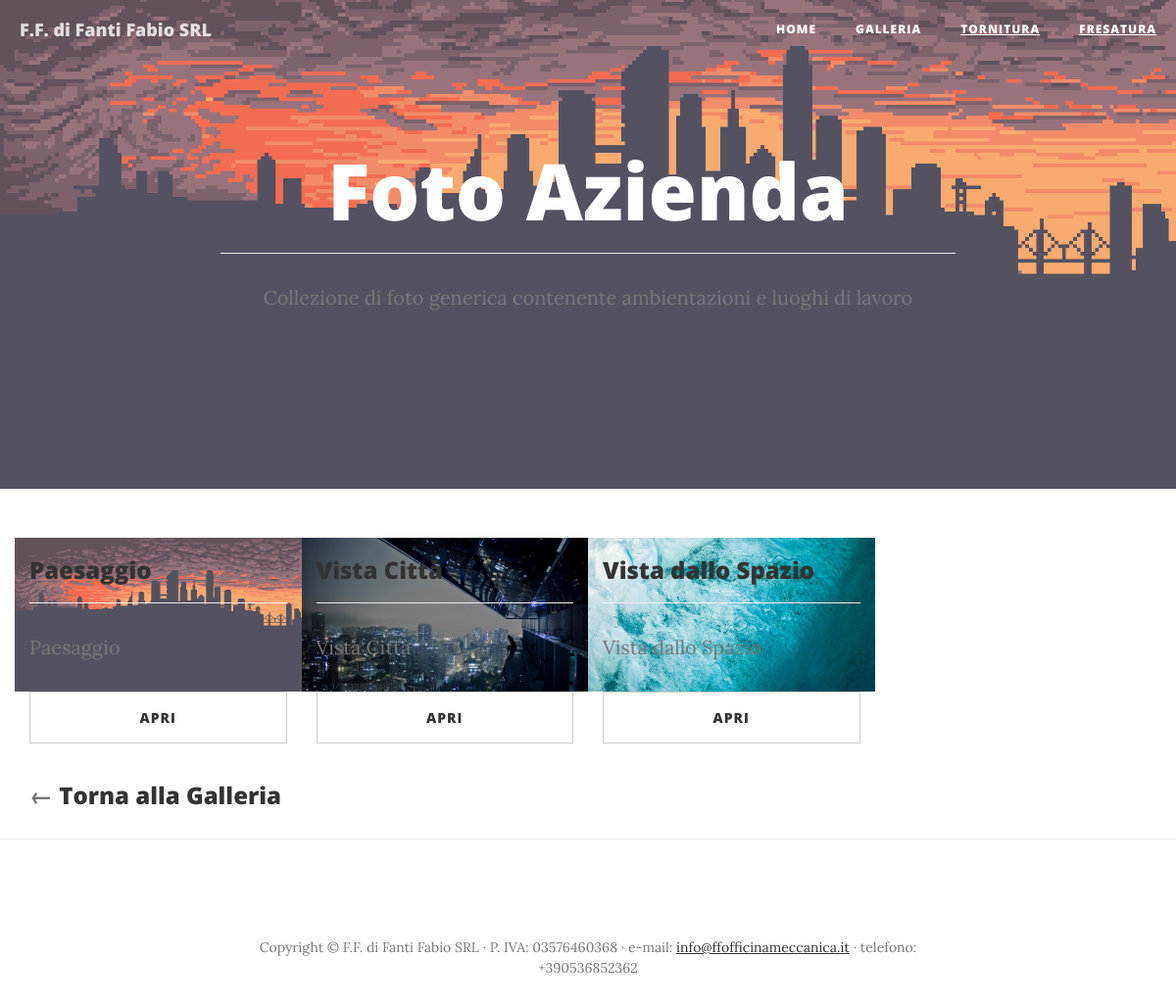
/gallery/1/, run on the app's committed database.
### website/models.py (models this page shows, shortened)
class Paragraphs(models.Model):
    class Meta:
        verbose_name = "Gruppo di Descrizioni e Paragrafi del Sito"
        verbose_name_plural = "Gruppi di Descrizioni e Paragrafi del Sito"
    site_name = models.CharField(max_length=200)
    site_description = models.TextField()
    site_bio = models.TextField()
    header_image = models.ImageField(upload_to="uploads/images/paragraphs")
    gallery_image = models.ImageField(upload_to="uploads/images/paragraphs")
    tornitura_image = models.ImageField(upload_to="uploads/images/paragraphs")
    fresatura_image = models.ImageField(upload_to="uploads/images/paragraphs")
    email = models.EmailField()
    phone = models.CharField(max_length=15)
    address = models.CharField(max_length=100)
    piva = models.CharField(max_length=100)
    tornitura_description = models.TextField()
    fresatura_description = models.TextField()

class Image(models.Model):
    class Meta:
        verbose_name = "Immagine"
        verbose_name_plural = "Immagini"
    file = models.ImageField(upload_to="uploads/images/gallery")
    title = models.CharField(max_length=200)
    caption = models.TextField()
    album = models.ForeignKey(Album, models.CASCADE)

class Album(models.Model):
    class Meta:
        verbose_name = "Album di Immagini"
        verbose_name_plural = "Album di Immagini"
    title = models.CharField(max_length=200)
    caption = models.TextField()
    gallery = models.ForeignKey(Gallery, models.CASCADE)

### website/views.py (the view)
# urls.py: url(r'^gallery/(?P<album_id>[0-9]+)/$', views.album, name='album'),
def album(request, album_id):
    gallery_album = Album.objects.filter(id=album_id).first()
    album_images = Image.objects.filter(album__id=album_id)
    paragraphs = Paragraphs.objects.first()
    context = {
        'gallery_album': gallery_album,
        'album_images': album_images,
        'paragraphs': paragraphs,
    }
    return render(request, 'website/album.html', context)

### website/templates/website/album.html
{% include 'website/header.html' %}
{% load staticfiles %}
    <header class="intro-header" style="background-image: url({{ album_images.first.file.url }})">
        <div class="container">
            <div class="row">
                <div class="col-lg-8 col-lg-offset-2 col-md-10 col-md-offset-1">
                    <div class="site-heading">
                        <h1>{{ gallery_album.title }}</h1>
                        <hr>
                        <p class="text-muted">{{ gallery_album.caption }}</p>
                    </div>
                </div>
            </div>
        </div>
    </header>
    <div class="container">
        <div class="row">
            {% for image in album_images %}
                <div class="col-lg-3 col-md-3 col-sm-4 col-xs-6">
                    <div class="row">
                        <div class="col-lg-12" style="background-image: url({{ image.file.url }}); background-size: cover;">
                            <h3>{{ image.title }}</h3>
                            <hr>
                            <p class="text-muted">{{ image.caption }}</p>
                        </div>
                        <div class="col-lg-12">
                            <a href="/gallery/{{ gallery_album.id }}/{{ image.id }}" class="btn btn-sm btn-default" style="width: 100%;">Apri</a>
                        </div>
                    </div>
                </div>
            {% endfor %}
        </div>
    </div>
    <div class="container" style="margin-top: 20px;">
        <h3 class="text-muted">&larr; <a href="/gallery">Torna alla Galleria</a></h3>
    </div>
    <hr>
{% include 'website/footer.html' %}

### website/templates/website/header.html (shortened to what this page needs)
{% load staticfiles %}
<!DOCTYPE html>
<html lang="en">
<head>
    <link href="{% static 'website/vendor/bootstrap/css/bootstrap.min.css' %}" rel="stylesheet">
    <link href="{% static 'website/css/clean-blog.css' %}" rel="stylesheet">
    <link href="{% static 'website/vendor/font-awesome/css/font-awesome.min.css' %}" rel="stylesheet" type="text/css">
</head>
<body>
    <nav class="navbar navbar-default navbar-custom navbar-fixed-top">
        <div class="container-fluid">
            <div class="navbar-header page-scroll">
                <a class="navbar-brand" href="index.html">{{ paragraphs.site_name }}</a>
            </div>
            <div class="collapse navbar-collapse" id="bs-example-navbar-collapse-1">
                <ul class="nav navbar-nav navbar-right">
                    <li>
                        <a href="/">Home</a>
                    </li>
                    <li>
                        <a href="/gallery">Galleria</a>
                    </li>
                    <li>
                        <a href="/tornitura"><u>Tornitura</u></a>
                    </li>
                    <li>
                        <a href="/fresatura"><u>Fresatura</u></a>
                    </li>
            </div>
        </div>
    </nav>

### website/templates/website/footer.html (shortened to what this page needs)
{% load staticfiles %}
    <footer>
        <div class="container">
            <div class="row">
                <div class="col-lg-8 col-lg-offset-2 col-md-10 col-md-offset-1">
                    <p class="copyright text-muted">Copyright &copy; {{ paragraphs.site_name }} &middot; P. IVA: {{ paragraphs.piva }} &middot; e-mail: <a href="mailto:{{ paragraphs.email }}">{{ paragraphs.email }}</a> &middot; telefono: {{ paragraphs.phone }}</p>
                </div>
            </div>
        </div>
    </footer>
</body>
</html>

### website/static/website/css/clean-blog.css (style rules this page uses)
body { font-family: 'Lora', 'Times New Roman', serif; font-size: 20px; color: #333333; }
p { line-height: 1.5; margin: 30px 0; }
p a { text-decoration: underline; }
h1, h2, h3, h4, h5, h6 { font-family: 'Open Sans', 'Helvetica Neue', Helvetica, Arial, sans-serif; font-weight: 800; }
a { color: #333333; }
.navbar-custom { position: absolute; top: 0; left: 0; width: 100%; z-index: 3; font-family: 'Open Sans', 'Helvetica Neue', Helvetica, Arial, sans-serif; }
.navbar-custom .navbar-brand { font-weight: 800; }
.navbar-custom .nav li a { text-transform: uppercase; font-size: 12px; font-weight: 800; letter-spacing: 1px; }
@media only screen and (min-width: 768px) { .navbar-custom { background: transparent; border-bottom: 1px solid transparent; } }
@media only screen and (min-width: 768px) { .navbar-custom .navbar-brand { color: #2e6da4; padding: 20px; } }
@media only screen and (min-width: 768px) { .navbar-custom .nav li a { color: white; padding: 20px; } }
@media only screen and (min-width: 1170px) { .navbar-custom { -webkit-transition: background-color 0.3s; -moz-transition: background-color 0.3s; transition: background-color 0.3s; -webkit-transform: translate3d(0, 0, 0); -moz-transform: translate3d(0, 0, 0); -ms-transform: translate3d(0, 0, 0); -o-transform: translate3d(0, 0, 0); transform: translate3d(0, 0, 0); -webkit-backface-visibility: hidden; backface-visibility: hidden; } }
.intro-header { background-color: #777777; background: no-repeat center center; background-attachment: scroll; -webkit-background-size: cover; -moz-background-size: cover; background-size: cover; -o-background-size: cover; margin-bottom: 50px; }
.intro-header .site-heading, .intro-header .post-heading, .intro-header .page-heading { padding: 100px 0 50px; color: white; }
@media only screen and (min-width: 768px) { .intro-header .site-heading, .intro-header .post-heading, .intro-header .page-heading { padding: 150px 0; } }
.intro-header .site-heading, .intro-header .page-heading { text-align: center; }
.intro-header .site-heading h1, .intro-header .page-heading h1 { margin-top: 0; font-size: 50px; }
@media only screen and (min-width: 768px) { .intro-header .site-heading h1, .intro-header .page-heading h1 { font-size: 80px; } }
footer { padding: 50px 0 65px; }
footer .copyright { font-size: 14px; text-align: center; margin-bottom: 0; }
.btn { font-family: 'Open Sans', 'Helvetica Neue', Helvetica, Arial, sans-serif; text-transform: uppercase; font-size: 14px; font-weight: 800; letter-spacing: 1px; border-radius: 0; padding: 15px 25px; }
body { -webkit-tap-highlight-color: #0085A1; }

### data on the page
Paragraphs: site_name "F.F. di Fanti Fabio SRL", piva "03576460368", email "info@ffofficinameccanica.it", phone "+390536852362"
Image: first.file (picture), file (picture), title "Paesaggio", caption "Paesaggio", {{ gallery_album.id }} 1 (drawn)
Album: title "Foto Azienda", caption "Collezione di foto generica contenente ambientazioni e luoghi di lavoro"
Image: file (picture), title "Vista Città", caption "Vista Città", {{ gallery_album.id }} 1 (drawn)
Image: file (picture), title "Vista dallo Spazio", caption "Vista dallo Spazio", {{ gallery_album.id }} 1 (drawn)
